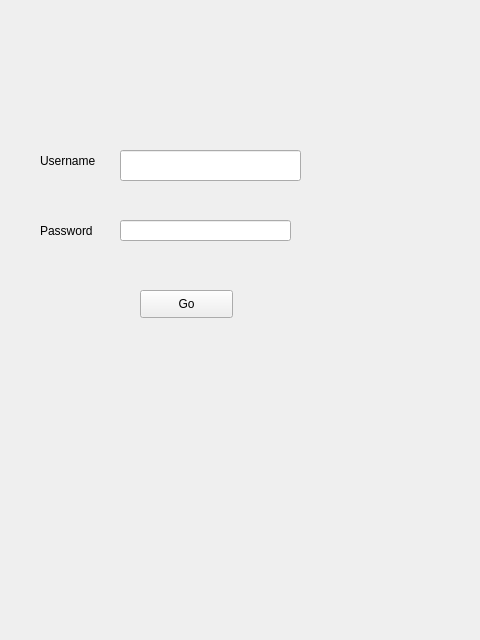
<?xml version="1.0" encoding="UTF-8"?>
<ui version="4.0">
 <class>Login</class>
 <widget class="QWidget" name="Login">
  <property name="geometry">
   <rect>
    <x>0</x>
    <y>0</y>
    <width>480</width>
    <height>640</height>
   </rect>
  </property>
  <property name="windowTitle">
   <string>Form</string>
  </property>
  <widget class="QLineEdit" name="username_lineEdit">
   <property name="geometry">
    <rect>
     <x>120</x>
     <y>150</y>
     <width>181</width>
     <height>31</height>
    </rect>
   </property>
  </widget>
  <widget class="QLineEdit" name="password_lineEdit">
   <property name="geometry">
    <rect>
     <x>120</x>
     <y>220</y>
     <width>171</width>
     <height>21</height>
    </rect>
   </property>
  </widget>
  <widget class="QLabel" name="username_label">
   <property name="geometry">
    <rect>
     <x>40</x>
     <y>150</y>
     <width>61</width>
     <height>21</height>
    </rect>
   </property>
   <property name="text">
    <string>Username</string>
   </property>
  </widget>
  <widget class="QLabel" name="password_label">
   <property name="geometry">
    <rect>
     <x>40</x>
     <y>220</y>
     <width>61</width>
     <height>21</height>
    </rect>
   </property>
   <property name="text">
    <string>Password</string>
   </property>
  </widget>
  <widget class="QPushButton" name="login_button">
   <property name="geometry">
    <rect>
     <x>140</x>
     <y>290</y>
     <width>93</width>
     <height>28</height>
    </rect>
   </property>
   <property name="text">
    <string>Go</string>
   </property>
  </widget>
 </widget>
 <resources/>
 <connections/>
</ui>
